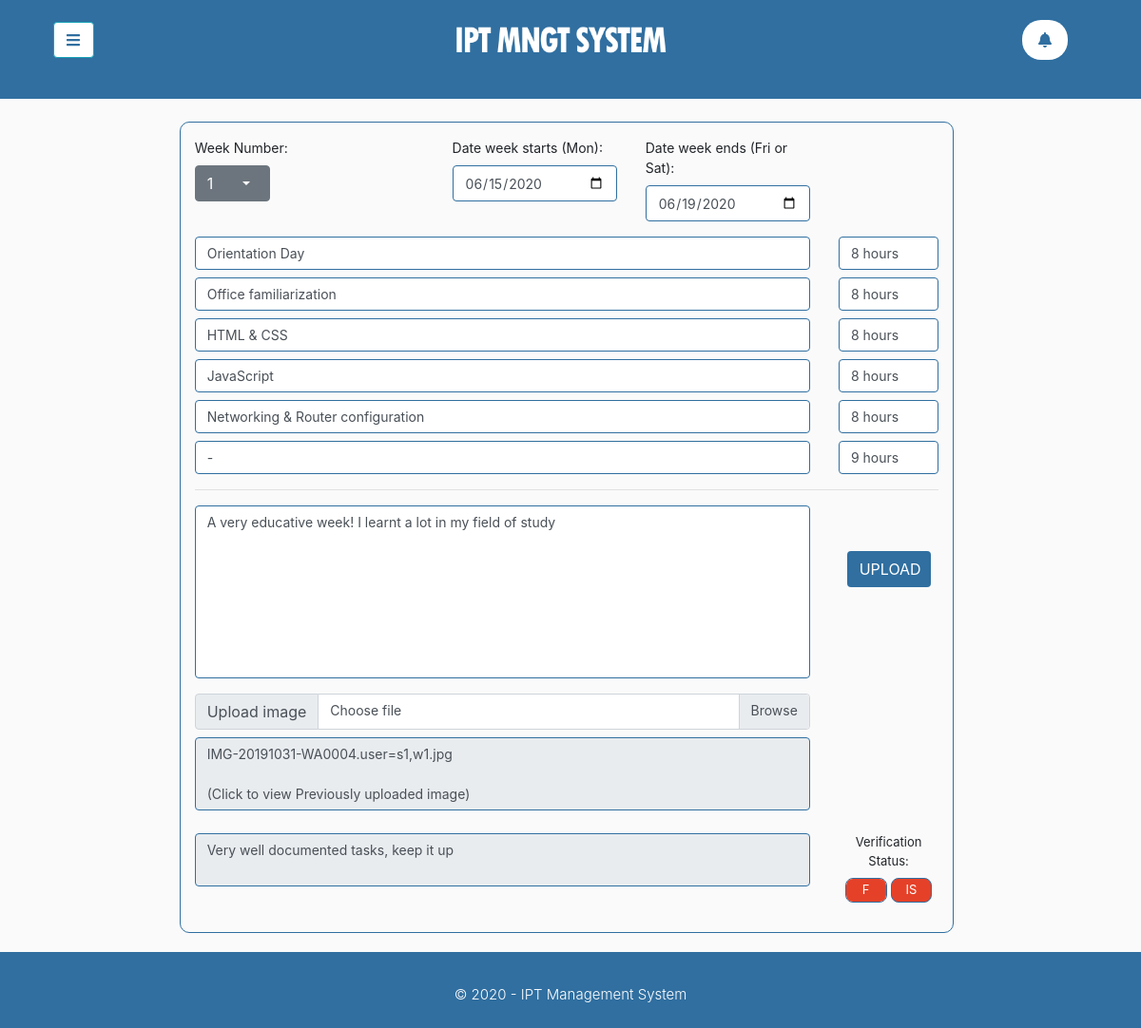
The page /student/pages/logbook.php?week=1 (signed in) on the database its author committed.
### tables this page shows
CREATE TABLE `logbook_entries` (
  `entryNumber` int(11) NOT NULL,
  `userID` int(11) DEFAULT NULL,
  `weekNumber` int(11) DEFAULT NULL,
  `weekStart` varchar(11) DEFAULT NULL,
  `weekEnds` varchar(11) DEFAULT NULL,
  `monEntry` varchar(500) DEFAULT NULL,
  `tueEntry` varchar(500) DEFAULT NULL,
  `wedEntry` varchar(500) DEFAULT NULL,
  `thurEntry` varchar(500) DEFAULT NULL,
  `friEntry` varchar(500) DEFAULT NULL,
  `satEntry` varchar(500) DEFAULT NULL,
  `monhr` varchar(255) NOT NULL,
  `tuehr` varchar(255) NOT NULL,
  `wedhr` varchar(255) NOT NULL,
  `thurhr` varchar(255) NOT NULL,
  `frihr` varchar(255) NOT NULL,
  `sathr` varchar(255) NOT NULL,
  `week_Entry` text DEFAULT NULL,
  `week_picture` varchar(255) DEFAULT NULL,
  `indSup_comments` varchar(500) DEFAULT NULL,
  `indSup_verifystatus` int(11) DEFAULT NULL,
  `instSup_verifystatus` int(11) DEFAULT NULL,
  `year_of_study` int(11) DEFAULT NULL,
  `entry_status` int(11) DEFAULT NULL,
  `last_submission` varchar(255) DEFAULT NULL
);

### student/pages/filled_form.php (the view, shortened to what this page needs)
<?php
    echo "
    <form method='post' action='../phpIncludes/logbook_submission.inc.php' enctype='multipart/form-data'>
                <div class='row mt-3' style='font-size:14px;' id='dayinput'>
                    <div class='col-lg-2 col-4'>
                        <label for='exampleFormControlTextarea1'>Week Number: </label>
                        <div class='dropdown'>
                            <button class='btn btn-secondary dropdown-toggle col-lg-9' type='button' id='dropdownMenuButton' data-toggle='dropdown' aria-haspopup='true' aria-expanded='false'>
                                <span class='float-left'>".$selected_no."</span>
                            </button>
                            <div class='dropdown-menu' aria-labelledby='dropdownMenuButton'>";
                            echo "
                            </div>
                        </div>
                    </div>
                    <div class='col-lg-3 ml-auto'>
                        <label class='' for='exampleFormControlTextarea1'>Date week starts (Mon): </label>
                        <input placeholder='DATE' type='date' name='startDate' class='form-control' onfocus='(this.type='date')' value='".$getRow['weekStart']."'>
                    </div>
                    <div class='col-lg-3 mr-auto'>
                        <label class='' for='exampleFormControlTextarea1'>Date week ends (Fri or Sat): </label>
                        <input placeholder='DATE' type='date' name='endDate' class='form-control' onfocus='(this.type='date')' value='".$getRow['weekEnds']."'>
                    </div>
                    <div class='col-lg-10 mt-3'>
                        <span title='MONDAY'>
                            <textarea placeholder='Monday Entry' name='monEntry' class='form-control' id='exampleFormControlTextarea1' rows='1' maxlength='250'>".$getRow['monEntry']."</textarea>
                    </div>
                    <div class='col-lg-2 mt-3'>
                        <span title='Mon Hours'>
                            <textarea placeholder='Mon Hours' name='monhr' class='col-lg-12 form-control' id='exampleFormControlTextarea1' rows='1' maxlength='10'>".$getRow['monhr']."</textarea>
                    </div>
                    <div class='col-lg-10 mt-2'>
                        <span title='TUESDAY'>
                            <textarea placeholder='Tuesday Entry' name='tueEntry' class='form-control' id='exampleFormControlTextarea1' rows='1' maxlength='250'>".$getRow['tueEntry']."</textarea>
                        </span>
                    </div>
                    <div class='col-lg-2 mt-2'>
                        <span title='Tue Hours'>
                            <textarea placeholder='Tue Hours' name='tuehr' class='col-lg-12 form-control' id='exampleFormControlTextarea1' rows='1' maxlength='10'>".$getRow['tuehr']."</textarea>
                    </div>
                    <div class='col-lg-10 mt-2'>
                        <span title='WEDNESDAY'>
                            <textarea placeholder='Wednesday Entry' name='wedEntry' class='form-control' id='exampleFormControlTextarea1' rows='1' maxlength='250'>".$getRow['wedEntry']."</textarea>
                        </span>
                    </div>
                    <div class='col-lg-2 mt-2'>
                        <span title='Wed Hours'>
                            <textarea placeholder='Wed Hours' name='wedhr' class='col-lg-12 form-control' id='exampleFormControlTextarea1' rows='1' maxlength='10'>".$getRow['wedhr']."</textarea>
                    </div>
                    <div class='col-lg-10 mt-2'>
                        <span title='THURSDAY'>
                            <textarea placeholder='Thursday Entry' name='thurEntry' class='form-control' id='exampleFormControlTextarea1' rows='1' maxlength='250'>".$getRow['thurEntry']."</textarea>
                        </span>
                    </div>
                    <div class='col-lg-2 mt-2'>
                        <span title='Thur Hours'>
                            <textarea placeholder='Thur Hours' name='thurhr' class='col-lg-12 form-control' id='exampleFormControlTextarea1' rows='1' maxlength='10'>".$getRow['thurhr']."</textarea>
                    </div>
                    <div class='col-lg-10 mt-2'>
                        <span title='FRIDAY'>
                            <textarea placeholder='Friday Entry' name='friEntry' class='form-control' id='exampleFormControlTextarea1' rows='1' maxlength='250'>".$getRow['friEntry']."</textarea>
                        </span>
                    </div>
                    <div class='col-lg-2 mt-2'>
                        <span title='Fri Hours'>
                            <textarea placeholder='Fri Hours' name='frihr' class='col-lg-12 form-control' id='exampleFormControlTextarea1' rows='1' maxlength='10'>".$getRow['frihr']."</textarea>
                    </div>
                    <div class='col-lg-10 mt-2'>
                        <span title='SATURDAY'>
                            <textarea placeholder='Saturday Entry (Enter &quot;none&quot; if not applicable)' name='satEntry' class='form-control' id='exampleFormControlTextarea1' rows='1' maxlength='250'>".$getRow['satEntry']."</textarea>
                        </span>
                    </div>
                    <div class='col-lg-2 mt-2'>
                        <span title='Sat Hours'>
                            <textarea placeholder='Sat Hours' name='sathr' class='col-lg-12 form-control' id='exampleFormControlTextarea1' rows='1' maxlength='10'>".$getRow['sathr']."</textarea>
                    </div>
                    ";
                    echo "
                    <div class='col-lg-12 font-weight-light'>
                        <hr>
                    </div>
                    <div class='col-lg-10 mb-3'>
                        <span title='WEEK ENTRY (PLEASE BE BRIEF AND CLEAR)'>
                            <textarea placeholder='Week Entry' name='week_entry' class='form-control' id='exampleFormControlTextarea1' rows='8' maxlength='1000'>".$getRow['week_Entry']."</textarea>
                        </span>
                    </div>
                    <div class='col-lg-2 mt-5 text-center'>
                        <button type='submit' id='upload_btn' class='btn col-lg-10'>
                            UPLOAD </button>
                    </div>
                    ";
?>
                    <div class='col-lg-10'>
                        <div class='input-group'>
                          <div class='input-group-prepend'>
                            <span class='input-group-text' id='inputGroupFileAddon01'>Upload image</span>
                          </div>
                          <div class='custom-file'>
                            <label class='custom-file-label' for='inputGroupFile01'><span class="">Choose file</span></label>
                          </div>
                        </div>
                    </div>
                    <div class='col-lg-10 mb-4 mt-2' onclick="img_clicked()">
                        <?php
                            echo"
                        <span title='Uploaded image'>
                        <a href='#' data-toggle='modal' data-target='#modal-default2'>
                        <textarea placeholder='Industrial Supervisor Comments (Read Only)' name='field_supComments' class='form-control' id='week_img' rows='3' readonly>".$pic." \n\n(Click to view Previously uploaded image)</textarea>
                        </a>
                        </span>
        <div class='modal fade pb-5' id='modal-default2' style='height:80vh; overflow-y:auto;'>
        <div class='modal-dialog'>
          <div class='modal-content'>
            <div class='modal-header' style='background-color: #306FA0; color:white;'>
              <h5 class='modal-title'>WEEK PHOTO</h5>
              <button type='button' class='close' data-dismiss='modal' aria-label='Close'>
                <span aria-hidden='true' style='color: white;'>&times;</span>
              </button>
            </div>
            <div class='modal-body'>
                <img class='img-responsive' src='../../student/pages/logbook_images/".$pic."' style='width:100%; height:55vh; overflow:auto;'>
            </div>
          </div>
        </div>
      </div>
                        ";
                        ?>
                    </div>
                    <?php
                    echo"
                    <div class='col-lg-10 mb-5'>
                        <span title='YOU CAN ONLY VIEW NOT EDIT'>
                            <textarea placeholder='Industrial Supervisor Comments (Read Only)' name='field_supComments' class='form-control' id='IndSup_comment' rows='2' readonly>".$getRow['indSup_comments']."</textarea>
                        </span>
                    </div>";
                    if ($getRow['indSup_verifystatus'] == 0){
                        echo "
                        <div class='col-lg-2 text-center'>
                        <label style='font-size:13px;'>Verification Status: </label>
                        <span title='Field/Industrial Supervisor'>
                            <textarea id='industrial_verify' name='ind_sup_status' class='col-lg-5' id='exampleFormControlTextarea1' rows='1' style='background-color: #E54128; text-align:center; color:white; vertical-align: middle; border: 1px solid #306FA0; border-radius:8px; font-size: 13px;' readonly >FS</textarea>
                        </span>";
                    }
                    if ($getRow['instSup_verifystatus'] == 0){
                        echo "
                        <span title='Institute Supervisor'>
                            <textarea id='institute_verify' name='inst_sup_status' class='col-lg-5' id='exampleFormControlTextarea1' rows='1' style='background-color: #E54128; text-align:center; color:white; vertical-align: middle; border: 1px solid #306FA0; border-radius:8px; font-size: 13px;' readonly>IS</textarea>
                        </span>
                    </div>";
                    }
                    echo "
                    </div>
                </div>
            </form>
    ";
?>

### student/styles/sidebar.css (style rules this page uses)
body { background: #fafafa; }
a, a:hover, a:focus { color: inherit; text-decoration: none; transition: all 0.3s; }
.dropdown-toggle::after { display: block; position: absolute; top: 50%; right: 20px; transform: translateY(-50%); }

### student/pages/filled_form.php (style rules this page uses)
#dayinput div input { font-size: 14px; border: 1px solid #306FA0 }
#dayinput div textarea { font-size: 14px; border: 1px solid #306FA0; resize:none; }
div #upload_btn { width:100%; color: white; background-color: #306FA0 }

### rows shown on the page
logbook_entries: startDate "06/15/2020", endDate "06/19/2020", monEntry "Orientation Day", monhr "8 hours", tueEntry "Office familiarization", tuehr "8 hours", wedEntry "HTML & CSS", wedhr "8 hours", thurEntry "JavaScript", thurhr "8 hours", friEntry "Networking & Router configuration", frihr "8 hours", satEntry "-", sathr "9 hours", week_entry "A very educative week! I learnt a lot in my field of study", field_supComments "IMG-20191031-WA0004.user=s1,w1.jpg (Click to view Previously uploaded image)", field_supComments "Very well documented tasks, keep it up"

### other values the page prints
$selected_no "1"
